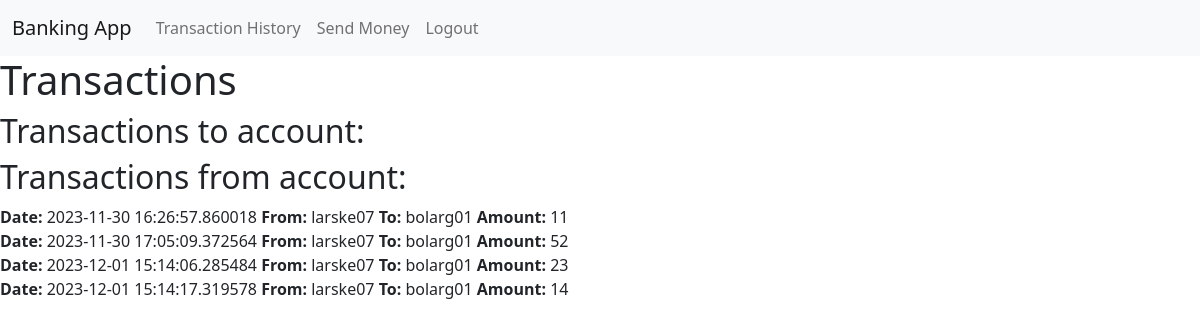
Page /transactions (signed in) on the committed database.
### models.py (models this page shows)
class Transaction(db.Model):
    __tablename__ = 'transactions'
    transaction_id = db.Column(db.Integer, primary_key=True)
    transaction_date = db.Column(db.DateTime, nullable=False)
    from_account_id = db.Column(db.Integer, db.ForeignKey('accounts.account_id'), nullable=False)
    to_account_id = db.Column(db.Integer, db.ForeignKey('accounts.account_id'), nullable=False)
    amount = db.Column(db.Integer, nullable=False)

class User(db.Model):
    __tablename__ = 'users'
    user_id = db.Column(db.Integer, primary_key=True)
    user_name = db.Column(db.String(50), nullable=False)
    user_email = db.Column(db.String(50), nullable=False)
    user_password = db.Column(db.String(50), nullable=False)

class Account(db.Model):
    __tablename__ = 'accounts'
    account_id = db.Column(db.Integer, primary_key=True)
    u_id = db.Column(db.Integer, db.ForeignKey('users.user_id'), nullable=False)
    account_balance = db.Column(db.Integer, nullable=False)

### app.py (the view)
@app.route('/transactions', methods=['GET', 'POST'])
def transaction_history():
    if 'user_id' not in session:
        return redirect(url_for('index', user=None))
    user_id = session['user_id']
    account_id = Account.query.filter_by(u_id=user_id).first().account_id
    transactions_from_user = Transaction.query.filter_by(from_account_id=account_id).order_by(Transaction.transaction_date)
    transactions_to_user = Transaction.query.filter_by(to_account_id=account_id).order_by(Transaction.transaction_date)
    context = {
        'User': User,
        'Account': Account
    }
    return render_template(
        'transaction_history.html',
        transactions_from_user=transactions_from_user,
        transactions_to_user=transactions_to_user,
        **context
        )

### templates/transaction_history.html (shortened to what this page needs)
{% extends "base.html" %}
{% block content %}
<h1>Transactions</h1>
<h2>Transactions to account:</h2>
<h2>Transactions from account:</h2>
{% for from_user in transactions_from_user %}
    {% set to_account = Account.query.filter_by(account_id=from_user.to_account_id).first() %}
    {% set from_account = Account.query.filter_by(account_id=from_user.from_account_id).first() %}
    <div class="column">
        <b>Date: </b>{{from_user.transaction_date}}
        <b>From:</b> {{ User.query.filter_by(user_id=from_account.u_id).first().user_name }}
        <b>To:</b> {{ User.query.filter_by(user_id=to_account.u_id).first().user_name }}
        <b>Amount: </b>{{from_user.amount}}
    </div>
{% endfor %}
{% endblock %}

### templates/base.html (shortened to what this page needs)
<html>
  <head>
    <link href="https://cdn.jsdelivr.net/npm/bootstrap@5.2.3/dist/css/bootstrap.min.css" rel="stylesheet">
    <link rel="stylesheet" href="{{url_for('static', filename='base.css')}}">
  </head>
  <body>
    {% if request.path != url_for('login') and request.path != url_for('register')  %}
    <nav class="navbar navbar-expand-lg bg-light">
      <div class="container-fluid">
        <a class="navbar-brand" href="{{url_for('index')}}">Banking App</a>
        <div class="collapse navbar-collapse" id="navbarSupportedContent">
          <ul class="navbar-nav me-auto mb-2 mb-lg-0">
            <li class="nav-item">
              <a class="nav-link" href="{{url_for('transaction_history')}}">Transaction History</a>
            </li>
            <li class="nav-item">
              <a class="nav-link" href="{{url_for('send_money')}}">Send Money</a>
            </li>
            <li class="nav-item">
              <a class="nav-link" href="{{url_for('logout')}}">Logout</a>
            </li>
          </ul>
        </div>
      </div>
    </nav>
    {% endif %}
    {% block content %}{% endblock %}
  </body>
</html>

### static/base.css (style rules this page uses)
.navbar { background-color: yellow; }

### rows in the picture
Transaction: transaction_date "2023-11-30 16:26:57.860018", amount "11"
User: query.filter_by "larske07"
Account: query.filter_by "bolarg01"
Transaction: transaction_date "2023-11-30 17:05:09.372564", amount "52"
Transaction: transaction_date "2023-12-01 15:14:06.285484", amount "23"
Transaction: transaction_date "2023-12-01 15:14:17.319578", amount "14"
